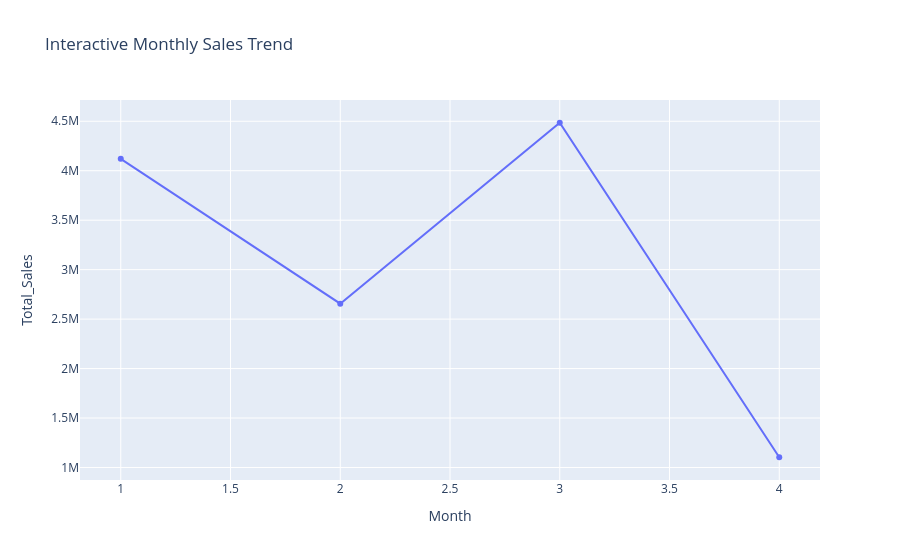
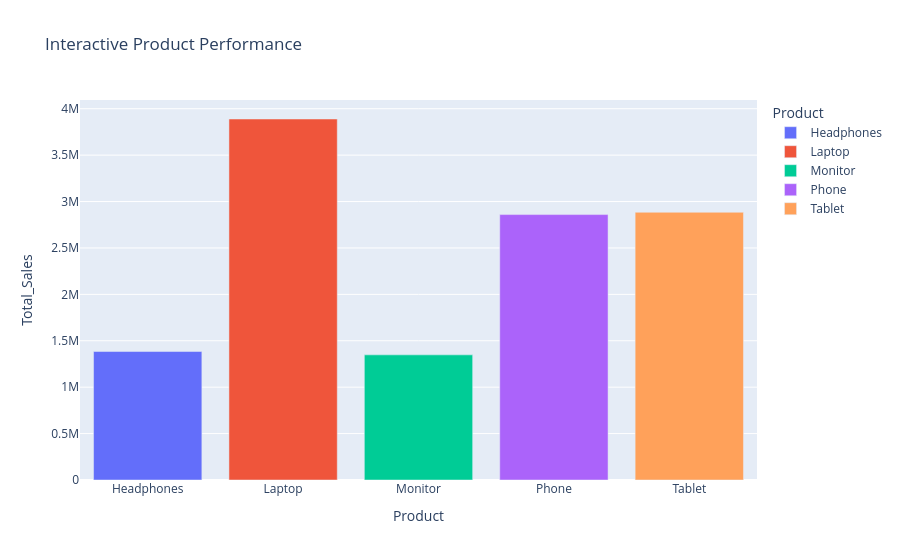
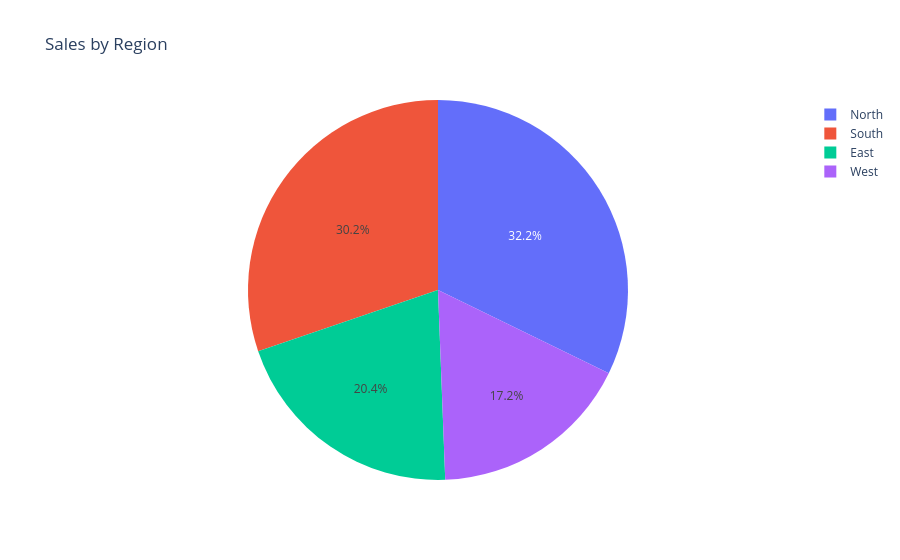
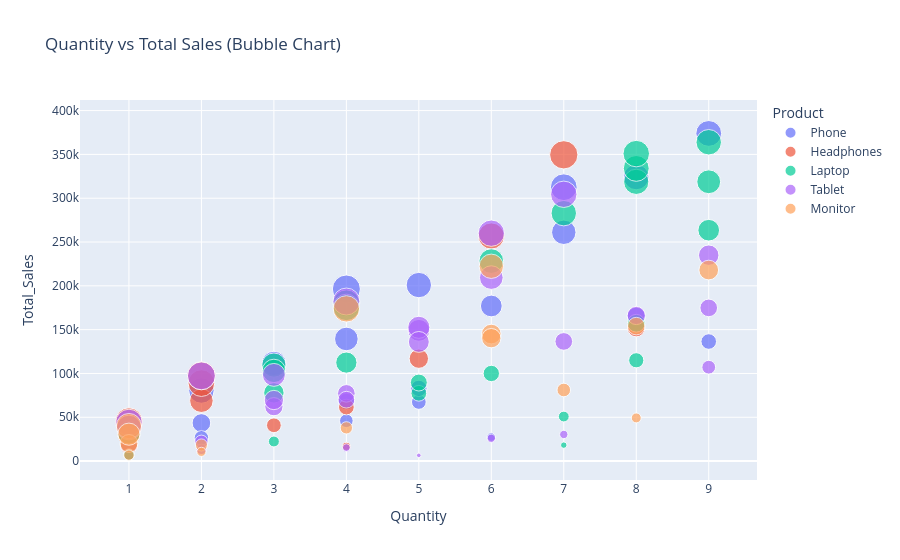

Source (notebook cell) for these figures, in order:
### Code cell
import pandas as pd
import numpy as np
import matplotlib.pyplot as plt
import seaborn as sns
import plotly.express as px

sales = pd.read_csv(r"C:\Users\sumix\Downloads\sales_data (1).csv")
sales['Date'] = pd.to_datetime(sales['Date'])
sales['Month'] = sales['Date'].dt.month
sales['Year'] = sales['Date'].dt.year

print("Dataset Preview:")
print(sales.head())

total_sales = sales['Total_Sales'].sum()
total_orders = sales.shape[0]
total_quantity = sales['Quantity'].sum()

print("\n===== KEY METRICS =====")
print("Total Sales:", total_sales)
print("Total Orders:", total_orders)
print("Total Quantity Sold:", total_quantity)

sns.set(style="whitegrid")
plt.figure(figsize=(18, 12))

plt.subplot(2,3,1)
monthly_sales = sales.groupby('Month')['Total_Sales'].sum()
sns.lineplot(x=monthly_sales.index, y=monthly_sales.values)
plt.title("Monthly Sales Trend")

plt.subplot(2,3,2)
product_sales = sales.groupby('Product')['Total_Sales'].sum().reset_index()
sns.barplot(data=product_sales, x='Product', y='Total_Sales')
plt.title("Sales by Product")
plt.xticks(rotation=45)

plt.subplot(2,3,3)
sns.boxplot(data=sales, x='Region', y='Total_Sales')
plt.title("Region-wise Sales Distribution")

plt.subplot(2,3,4)
sns.histplot(sales['Total_Sales'], kde=True, bins=30)
plt.title("Total Sales Distribution")

plt.subplot(2,3,5)
numeric_cols = sales[['Quantity', 'Price', 'Total_Sales']]
sns.heatmap(numeric_cols.corr(), annot=True, cmap='coolwarm')
plt.title("Correlation Heatmap")

plt.tight_layout()
plt.show()


fig1 = px.line(
    sales.groupby('Month')['Total_Sales'].sum().reset_index(),
    x='Month',
    y='Total_Sales',
    title="Interactive Monthly Sales Trend",
    markers=True
)
fig1.show()

fig2 = px.bar(
    product_sales,
    x='Product',
    y='Total_Sales',
    color='Product',
    title="Interactive Product Performance"
)
fig2.show()

fig3 = px.pie(
    sales,
    names='Region',
    values='Total_Sales',
    title="Sales by Region"
)
fig3.show()

fig4 = px.scatter(
    sales,
    x='Quantity',
    y='Total_Sales',
    size='Price',
    color='Product',
    hover_data=['Customer_ID'],
    title="Quantity vs Total Sales (Bubble Chart)"
)
fig4.show()

corr_matrix = numeric_cols.corr()
fig5 = px.imshow(
    corr_matrix,
    text_auto=True,
    title="Interactive Correlation Heatmap"
)
fig5.show()

### Figure 1 — Plotly figure (JSON) as saved in the notebook; plotly's stock layout.template omitted (floating-point values rounded to 4 significant figures)
{"data": [{"hovertemplate": "Month=%{x}<br>Total_Sales=%{y}<extra></extra>", "legendgroup": "", "line": {"color": "#636efa", "dash": "solid"}, "marker": {"symbol": "circle"}, "mode": "lines+markers", "name": "", "orientation": "v", "showlegend": false, "type": "scatter", "x": [1, 2, 3, 4], "xaxis": "x", "y": [4120524, 2656050, 4485006, 1103468], "yaxis": "y"}], "layout": {"legend": {"tracegroupgap": 0}, "title": {"text": "Interactive Monthly Sales Trend"}, "xaxis": {"anchor": "y", "domain": [0, 1], "title": {"text": "Month"}}, "yaxis": {"anchor": "x", "domain": [0, 1], "title": {"text": "Total_Sales"}}}}

### Figure 2 — Plotly figure (JSON) as saved in the notebook; plotly's stock layout.template omitted (floating-point values rounded to 4 significant figures)
{"data": [{"alignmentgroup": "True", "hovertemplate": "Product=%{x}<br>Total_Sales=%{y}<extra></extra>", "legendgroup": "Headphones", "marker": {"color": "#636efa", "pattern": {"shape": ""}}, "name": "Headphones", "offsetgroup": "Headphones", "orientation": "v", "showlegend": true, "textposition": "auto", "type": "bar", "x": ["Headphones"], "xaxis": "x", "y": [1384033], "yaxis": "y"}, {"alignmentgroup": "True", "hovertemplate": "Product=%{x}<br>Total_Sales=%{y}<extra></extra>", "legendgroup": "Laptop", "marker": {"color": "#EF553B", "pattern": {"shape": ""}}, "name": "Laptop", "offsetgroup": "Laptop", "orientation": "v", "showlegend": true, "textposition": "auto", "type": "bar", "x": ["Laptop"], "xaxis": "x", "y": [3889210], "yaxis": "y"}, {"alignmentgroup": "True", "hovertemplate": "Product=%{x}<br>Total_Sales=%{y}<extra></extra>", "legendgroup": "Monitor", "marker": {"color": "#00cc96", "pattern": {"shape": ""}}, "name": "Monitor", "offsetgroup": "Monitor", "orientation": "v", "showlegend": true, "textposition": "auto", "type": "bar", "x": ["Monitor"], "xaxis": "x", "y": [1348071], "yaxis": "y"}, {"alignmentgroup": "True", "hovertemplate": "Product=%{x}<br>Total_Sales=%{y}<extra></extra>", "legendgroup": "Phone", "marker": {"color": "#ab63fa", "pattern": {"shape": ""}}, "name": "Phone", "offsetgroup": "Phone", "orientation": "v", "showlegend": true, "textposition": "auto", "type": "bar", "x": ["Phone"], "xaxis": "x", "y": [2859394], "yaxis": "y"}, {"alignmentgroup": "True", "hovertemplate": "Product=%{x}<br>Total_Sales=%{y}<extra></extra>", "legendgroup": "Tablet", "marker": {"color": "#FFA15A", "pattern": {"shape": ""}}, "name": "Tablet", "offsetgroup": "Tablet", "orientation": "v", "showlegend": true, "textposition": "auto", "type": "bar", "x": ["Tablet"], "xaxis": "x", "y": [2884340], "yaxis": "y"}], "layout": {"barmode": "relative", "legend": {"title": {"text": "Product"}, "tracegroupgap": 0}, "title": {"text": "Interactive Product Performance"}, "xaxis": {"anchor": "y", "categoryarray": ["Headphones", "Laptop", "Monitor", "Phone", "Tablet"], "categoryorder": "array", "domain": [0, 1], "title": {"text": "Product"}}, "yaxis": {"anchor": "x", "domain": [0, 1], "title": {"text": "Total_Sales"}}}}

### Figure 3 — Plotly figure (JSON) as saved in the notebook; plotly's stock layout.template omitted (floating-point values rounded to 4 significant figures)
{"data": [{"domain": {"x": [0, 1], "y": [0, 1]}, "hovertemplate": "Region=%{label}<br>Total_Sales=%{value}<extra></extra>", "labels": ["East", "North", "West", "East", "North", "South", "South", "West", "North", "West", "West", "West", "East", "East", "West", "South", "South", "North", "West", "North", "East", "West", "North", "West", "West", "North", "North", "North", "North", "North", "East", "South", "South", "East", "South", "East", "North", "East", "South", "South", "West", "West", "West", "West", "East", "West", "North", "West", "South", "West", "West", "West", "North", "North", "South", "North", "East", "East", "South", "South", "North", "South", "East", "West", "South", "North", "East", "North", "North", "South", "West", "East", "West", "South", "North", "South", "South", "East", "North", "South", "East", "South", "North", "South", "South", "North", "West", "West", "North", "East", "North", "South", "South", "South", "West", "North", "West", "East", "North", "South"], "legendgroup": "", "name": "", "showlegend": true, "type": "pie", "values": [261100, 61624, 43492, 30895, 318680, 282940, 363870, 50834, 98373, 180092, 49280, 26466, 165240, 16780, 68894, 373932, 67440, 77288, 44045, 333992, 109554, 13426, 263475, 17838, 18382, 77844, 38298, 304465, 45467, 107118, 209400, 67988, 62088, 97204, 26034, 182060, 200885, 154048, 39924, 45976, 20083, 18616, 260100, 173712, 80488, 22064, 176994, 6720, 32297, 175392, 136440, 32524, 144960, 6540, 30387, 111405, 222330, 10544, 77375, 40872, 149200, 157288, 218016, 89620, 312564, 115048, 88974, 102909, 69687, 318762, 139372, 151712, 349510, 70048, 140286, 82980, 18221, 234990, 174825, 196404, 112392, 97538, 350888, 324144, 22365, 81137, 15356, 27468, 228222, 37932, 7148, 152655, 256878, 100002, 136549, 166160, 7647, 135980, 30717, 116880]}], "layout": {"legend": {"tracegroupgap": 0}, "title": {"text": "Sales by Region"}}}

### Figure 4 — Plotly figure (JSON) as saved in the notebook; plotly's stock layout.template omitted (floating-point values rounded to 4 significant figures)
{"data": [{"customdata": [["CUST001"], ["CUST003"], ["CUST012"], ["CUST013"], ["CUST016"], ["CUST017"], ["CUST032"], ["CUST037"], ["CUST040"], ["CUST042"], ["CUST045"], ["CUST047"], ["CUST051"], ["CUST056"], ["CUST065"], ["CUST071"], ["CUST076"], ["CUST080"], ["CUST084"], ["CUST088"]], "hovertemplate": "Product=Phone<br>Quantity=%{x}<br>Total_Sales=%{y}<br>Price=%{marker.size}<br>Customer_ID=%{customdata[0]}<extra></extra>", "legendgroup": "Phone", "marker": {"color": "#636efa", "size": [37300, 21746, 13233, 20655, 41548, 13488, 16997, 40177, 11494, 18616, 40244, 29499, 15160, 37135, 44652, 34843, 16596, 49101, 40518, 4578], "sizemode": "area", "sizeref": 124.8, "symbol": "circle"}, "mode": "markers", "name": "Phone", "orientation": "v", "showlegend": true, "type": "scatter", "x": [7, 2, 2, 8, 9, 5, 4, 5, 4, 1, 2, 6, 9, 3, 7, 4, 5, 4, 8, 6], "xaxis": "x", "y": [261100, 43492, 26466, 165240, 373932, 67440, 67988, 200885, 45976, 18616, 80488, 176994, 136440, 111405, 312564, 139372, 82980, 196404, 324144, 27468], "yaxis": "y"}, {"customdata": [["CUST002"], ["CUST004"], ["CUST014"], ["CUST015"], ["CUST024"], ["CUST029"], ["CUST052"], ["CUST060"], ["CUST067"], ["CUST072"], ["CUST073"], ["CUST082"], ["CUST093"], ["CUST097"], ["CUST100"]], "hovertemplate": "Product=Headphones<br>Quantity=%{x}<br>Total_Sales=%{y}<br>Price=%{marker.size}<br>Customer_ID=%{customdata[0]}<extra></extra>", "legendgroup": "Headphones", "marker": {"color": "#EF553B", "size": [15406, 30895, 4195, 34447, 17838, 45467, 32524, 13624, 44487, 18964, 49930, 48769, 42813, 7647, 23376], "sizemode": "area", "sizeref": 124.8, "symbol": "circle"}, "mode": "markers", "name": "Headphones", "orientation": "v", "showlegend": true, "type": "scatter", "x": [4, 1, 4, 2, 1, 1, 1, 3, 2, 8, 7, 2, 6, 1, 5], "xaxis": "x", "y": [61624, 30895, 16780, 68894, 17838, 45467, 32524, 40872, 88974, 151712, 349510, 97538, 256878, 7647, 116880], "yaxis": "y"}, {"customdata": [["CUST005"], ["CUST006"], ["CUST007"], ["CUST008"], ["CUST010"], ["CUST020"], ["CUST021"], ["CUST023"], ["CUST026"], ["CUST049"], ["CUST050"], ["CUST059"], ["CUST062"], ["CUST064"], ["CUST066"], ["CUST068"], ["CUST070"], ["CUST077"], ["CUST081"], ["CUST083"], ["CUST085"], ["CUST089"], ["CUST091"], ["CUST094"]], "hovertemplate": "Product=Laptop<br>Quantity=%{x}<br>Total_Sales=%{y}<br>Price=%{marker.size}<br>Customer_ID=%{customdata[0]}<extra></extra>", "legendgroup": "Laptop", "marker": {"color": "#00cc96", "size": [39835, 40420, 40430, 7262, 45023, 41749, 36518, 29275, 25948, 32297, 43848, 15475, 19661, 17924, 14381, 34303, 35418, 2603, 28098, 43861, 7455, 38037, 7148, 16667], "sizemode": "area", "sizeref": 124.8, "symbol": "circle"}, "mode": "markers", "name": "Laptop", "orientation": "v", "showlegend": true, "type": "scatter", "x": [8, 7, 9, 7, 4, 8, 3, 9, 3, 1, 4, 5, 8, 5, 8, 3, 9, 7, 4, 8, 3, 6, 1, 6], "xaxis": "x", "y": [318680, 282940, 363870, 50834, 180092, 333992, 109554, 263475, 77844, 32297, 175392, 77375, 157288, 89620, 115048, 102909, 318762, 18221, 112392, 350888, 22365, 228222, 7148, 100002], "yaxis": "y"}, {"customdata": [["CUST009"], ["CUST018"], ["CUST019"], ["CUST022"], ["CUST027"], ["CUST028"], ["CUST030"], ["CUST031"], ["CUST033"], ["CUST034"], ["CUST035"], ["CUST036"], ["CUST043"], ["CUST046"], ["CUST054"], ["CUST055"], ["CUST061"], ["CUST069"], ["CUST074"], ["CUST078"], ["CUST079"], ["CUST087"], ["CUST092"], ["CUST095"], ["CUST096"], ["CUST098"]], "hovertemplate": "Product=Tablet<br>Quantity=%{x}<br>Total_Sales=%{y}<br>Price=%{marker.size}<br>Customer_ID=%{customdata[0]}<extra></extra>", "legendgroup": "Tablet", "marker": {"color": "#ab63fa", "size": [32791, 19322, 44045, 6713, 38298, 43495, 11902, 34900, 20696, 48602, 4339, 45515, 43350, 11032, 1308, 4341, 29840, 23229, 17512, 26110, 19425, 3839, 30531, 19507, 20770, 27196], "sizemode": "area", "sizeref": 124.8, "symbol": "circle"}, "mode": "markers", "name": "Tablet", "orientation": "v", "showlegend": true, "type": "scatter", "x": [3, 4, 1, 2, 1, 7, 9, 6, 3, 2, 6, 4, 6, 2, 5, 7, 5, 3, 4, 9, 9, 4, 5, 7, 8, 5], "xaxis": "x", "y": [98373, 77288, 44045, 13426, 38298, 304465, 107118, 209400, 62088, 97204, 26034, 182060, 260100, 22064, 6540, 30387, 149200, 69687, 70048, 234990, 174825, 15356, 152655, 136549, 166160, 135980], "yaxis": "y"}, {"customdata": [["CUST011"], ["CUST025"], ["CUST038"], ["CUST039"], ["CUST041"], ["CUST044"], ["CUST048"], ["CUST053"], ["CUST057"], ["CUST058"], ["CUST063"], ["CUST075"], ["CUST086"], ["CUST090"], ["CUST099"]], "hovertemplate": "Product=Monitor<br>Quantity=%{x}<br>Total_Sales=%{y}<br>Price=%{marker.size}<br>Customer_ID=%{customdata[0]}<extra></extra>", "legendgroup": "Monitor", "marker": {"color": "#FFA15A", "size": [6160, 9191, 19256, 39924, 20083, 43428, 6720, 24160, 37055, 5272, 24224, 23381, 11591, 9483, 30717], "sizemode": "area", "sizeref": 124.8, "symbol": "circle"}, "mode": "markers", "name": "Monitor", "orientation": "v", "showlegend": true, "type": "scatter", "x": [8, 2, 8, 1, 1, 4, 1, 6, 6, 2, 9, 6, 7, 4, 1], "xaxis": "x", "y": [49280, 18382, 154048, 39924, 20083, 173712, 6720, 144960, 222330, 10544, 218016, 140286, 81137, 37932, 30717], "yaxis": "y"}], "layout": {"legend": {"itemsizing": "constant", "title": {"text": "Product"}, "tracegroupgap": 0}, "title": {"text": "Quantity vs Total Sales (Bubble Chart)"}, "xaxis": {"anchor": "y", "domain": [0, 1], "title": {"text": "Quantity"}}, "yaxis": {"anchor": "x", "domain": [0, 1], "title": {"text": "Total_Sales"}}}}
